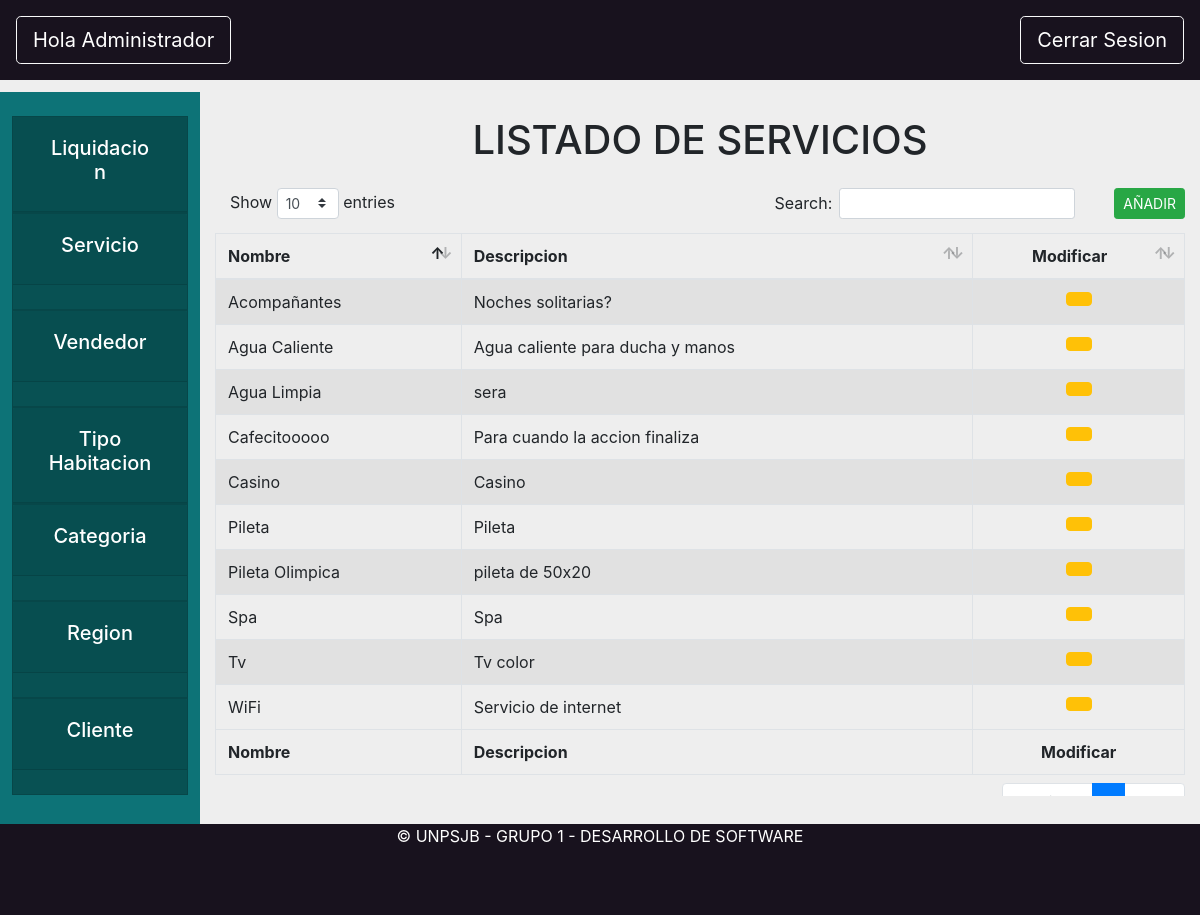
/core/servicio, run on an earlier commit of the app's database.
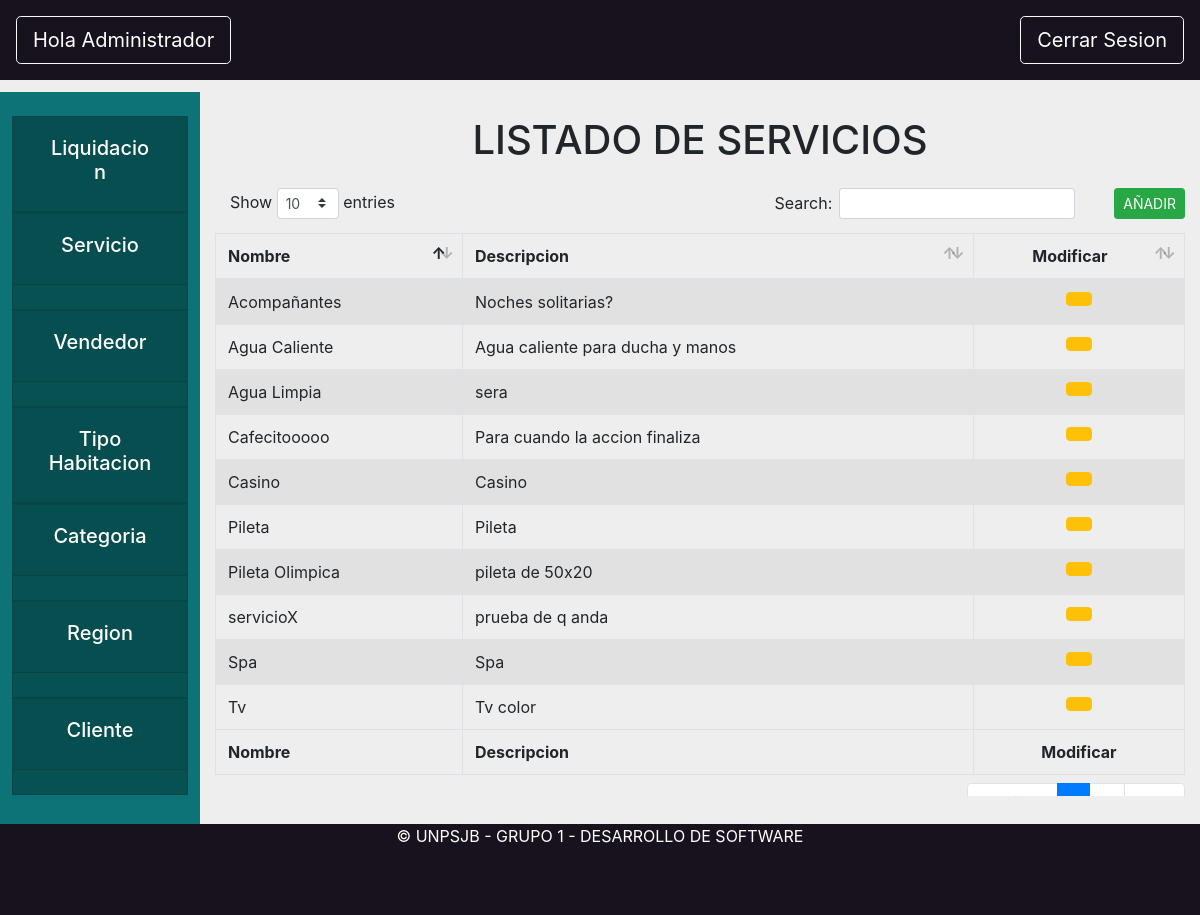
And on a later commit of the database.
### core/models.py (models this page shows)
class Servicio(models.Model):
    nombre = models.CharField(max_length=200)
    descripcion = models.CharField(max_length=800)
    def __str__(self):
        return self.nombre

### core/views.py (the view)
# urls.py: path('servicio',views.servicio, name="servicio"),
def servicio(request):
    colServicios=Servicio.objects.all()
    return render(request, "core/servicioAdmin.html",{"colServicios": colServicios})

### core/templates/core/servicioAdmin.html (shortened to what this page needs)
{% extends 'base/base_administrador.html'%}
{% load static %}
{% block content %}
<div class="formularioRegion" id="vistaLocalidades">
<center><h1 class="my-4">LISTADO DE SERVICIOS</h1></center>
    <table id="example1" class="table table-striped table-bordered" style="width:100%">
        <thead>
            <tr>
                <button type="button" class="btn btn-success ml-4 float-right btn-sm" data-toggle="modal"
                    data-target="#crearServicio"
                    onclick="abrir_modal('{% url 'core:modalCrearServicio' %}','#crearServicio');">
                    AÑADIR</button>
                <th>Nombre</th>
                <th>Descripcion</th>
                <th>
                    <Center>Modificar</Center>
                </th>
            </tr>
        </thead>
        <tbody>
            {% for servicio in colServicios %}
            <tr>
                <td>{{servicio.nombre}}</td>
                <td>{{servicio.descripcion}}</td>
                <td>
                    <center>
                        <button type="button" class="btn btn-warning" data-toggle="modal"
                            data-target="#modificarServicio"
                            onclick="abrir_modal('{% url 'core:modalModificarServicio' servicio %}','#modificarServicio');">
                        </button>
                    </center>
                </td>
            </tr>
            {% endfor %}
        </tbody>
        <tfoot>
            <tr>
                <th>Nombre</th>
                <th>Descripcion</th>
                <th>
                    <Center>Modificar</Center>
                </th>
            </tr>
        </tfoot>
    </table>
</div>
{% endblock content %}

What changed in the data, as far as the page shows it:
no longer on this page (row unchanged): Servicio: nombre "WiFi", descripcion "Servicio de internet"
added Servicio: nombre "servicioX", descripcion "prueba de q anda"
